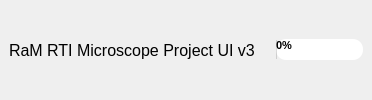
        <widget class="QWidget" name="headerContainer" native="true">
         <property name="sizePolicy">
          <sizepolicy hsizetype="Expanding" vsizetype="Preferred">
           <horstretch>0</horstretch>
           <verstretch>0</verstretch>
          </sizepolicy>
         </property>
         <layout class="QHBoxLayout" name="horizontalLayout_4">
          <property name="spacing">
           <number>0</number>
          </property>
          <property name="leftMargin">
           <number>0</number>
          </property>
          <property name="topMargin">
           <number>0</number>
          </property>
          <property name="rightMargin">
           <number>0</number>
          </property>
          <property name="bottomMargin">
           <number>0</number>
          </property>
          <item>
           <widget class="QFrame" name="frame_5">
            <property name="styleSheet">
             <string notr="true">border-radius: 10px;</string>
            </property>
            <property name="frameShape">
             <enum>QFrame::StyledPanel</enum>
            </property>
            <property name="frameShadow">
             <enum>QFrame::Raised</enum>
            </property>
            <layout class="QHBoxLayout" name="horizontalLayout_6">
             <property name="spacing">
              <number>6</number>
             </property>
             <property name="leftMargin">
              <number>9</number>
             </property>
             <property name="topMargin">
              <number>9</number>
             </property>
             <property name="rightMargin">
              <number>9</number>
             </property>
             <property name="bottomMargin">
              <number>9</number>
             </property>
             <item>
              <widget class="QLabel" name="label_7">
               <property name="font">
                <font>
                 <pointsize>12</pointsize>
                </font>
               </property>
               <property name="text">
                <string>RaM RTI Microscope Project UI v3</string>
               </property>
               <property name="alignment">
                <set>Qt::AlignLeading|Qt::AlignLeft|Qt::AlignVCenter</set>
               </property>
              </widget>
             </item>
             <item alignment="Qt::AlignHCenter">
              <widget class="QLabel" name="label_6">
               <property name="font">
                <font>
                 <pointsize>11</pointsize>
                 <weight>75</weight>
                 <bold>true</bold>
                </font>
               </property>
               <property name="text">
                <string/>
               </property>
              </widget>
             </item>
             <item>
              <widget class="QProgressBar" name="progressBar">
               <property name="font">
                <font>
                 <family>Arial</family>
                 <pointsize>8</pointsize>
                 <weight>75</weight>
                 <bold>true</bold>
                 <stylestrategy>PreferAntialias</stylestrategy>
                </font>
               </property>
               <property name="value">
                <number>0</number>
               </property>
               <property name="textVisible">
                <bool>true</bool>
               </property>
               <property name="textDirection">
                <enum>QProgressBar::TopToBottom</enum>
               </property>
              </widget>
             </item>
            </layout>
           </widget>
          </item>
         </layout>
        </widget>
